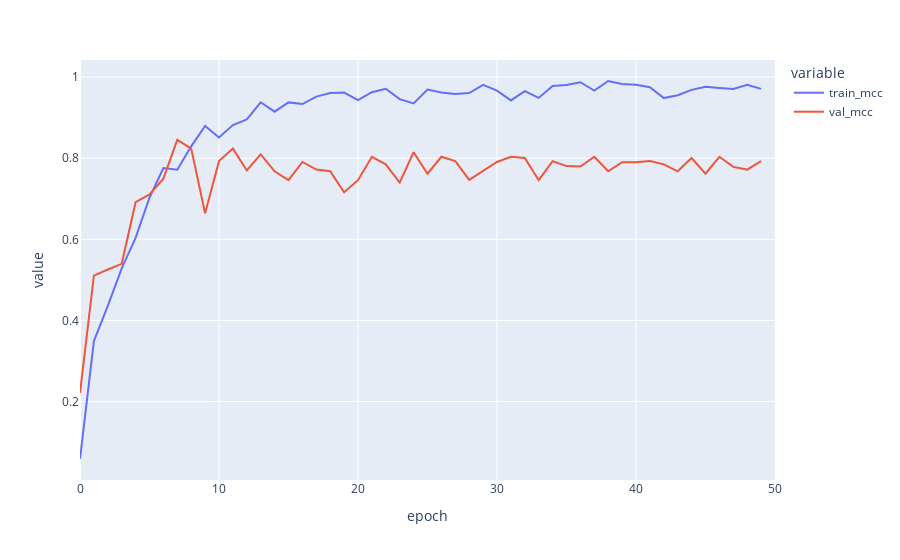

Write notebook code for a chart like this one.
### Code cell
import pandas as pd

metrics = pd.read_csv("logs/my_model/version_1/metrics.csv")
metrics = metrics.groupby("epoch").mean().reset_index()
metric = "mcc"
px.line(metrics, x="epoch", y=[f"train_{metric}", f"val_{metric}"]).show()

### Figure 1 — Plotly figure (JSON) as saved in the notebook; plotly's stock layout.template omitted (floating-point values rounded to 4 significant figures)
{"data": [{"hovertemplate": "variable=train_mcc<br>epoch=%{x}<br>value=%{y}<extra></extra>", "legendgroup": "train_mcc", "line": {"color": "#636efa", "dash": "solid"}, "marker": {"symbol": "circle"}, "mode": "lines", "name": "train_mcc", "orientation": "v", "showlegend": true, "type": "scatter", "x": [0, 1, 2, 3, 4, 5, 6, 7, 8, 9, 10, 11, 12, 13, 14, 15, 16, 17, 18, 19, 20, 21, 22, 23, 24, 25, 26, 27, 28, 29, 30, 31, 32, 33, 34, 35, 36, 37, 38, 39, 40, 41, 42, 43, 44, 45, 46, 47, 48, 49, 50], "xaxis": "x", "y": [0.05856, 0.3493, 0.4361, 0.5286, 0.6035, 0.7026, 0.7757, 0.7718, 0.8292, 0.8797, 0.8512, 0.8816, 0.8954, 0.938, 0.9147, 0.9376, 0.9335, 0.9518, 0.961, 0.9617, 0.9432, 0.9628, 0.9712, 0.9456, 0.9353, 0.9693, 0.9619, 0.9584, 0.9607, 0.9807, 0.9668, 0.9424, 0.9655, 0.9487, 0.9778, 0.9807, 0.9874, 0.9667, 0.9903, 0.9831, 0.9809, 0.975, 0.9482, 0.9554, 0.9685, 0.976, 0.973, 0.9705, 0.9809, 0.9709, NaN], "yaxis": "y"}, {"hovertemplate": "variable=val_mcc<br>epoch=%{x}<br>value=%{y}<extra></extra>", "legendgroup": "val_mcc", "line": {"color": "#EF553B", "dash": "solid"}, "marker": {"symbol": "circle"}, "mode": "lines", "name": "val_mcc", "orientation": "v", "showlegend": true, "type": "scatter", "x": [0, 1, 2, 3, 4, 5, 6, 7, 8, 9, 10, 11, 12, 13, 14, 15, 16, 17, 18, 19, 20, 21, 22, 23, 24, 25, 26, 27, 28, 29, 30, 31, 32, 33, 34, 35, 36, 37, 38, 39, 40, 41, 42, 43, 44, 45, 46, 47, 48, 49, 50], "xaxis": "x", "y": [0.2215, 0.5106, 0.5256, 0.5397, 0.6916, 0.7107, 0.7496, 0.8453, 0.8236, 0.6644, 0.7928, 0.8236, 0.7699, 0.8094, 0.7677, 0.7459, 0.7908, 0.772, 0.7677, 0.716, 0.7459, 0.8036, 0.7848, 0.7399, 0.8147, 0.7617, 0.8036, 0.7928, 0.7468, 0.7699, 0.7908, 0.8036, 0.8005, 0.7459, 0.7928, 0.7805, 0.7793, 0.8036, 0.7677, 0.7902, 0.7902, 0.7928, 0.7848, 0.7677, 0.8005, 0.7617, 0.8036, 0.7787, 0.772, 0.7928, NaN], "yaxis": "y"}], "layout": {"legend": {"title": {"text": "variable"}, "tracegroupgap": 0}, "margin": {"t": 60}, "xaxis": {"anchor": "y", "domain": [0, 1], "title": {"text": "epoch"}}, "yaxis": {"anchor": "x", "domain": [0, 1], "title": {"text": "value"}}}}
